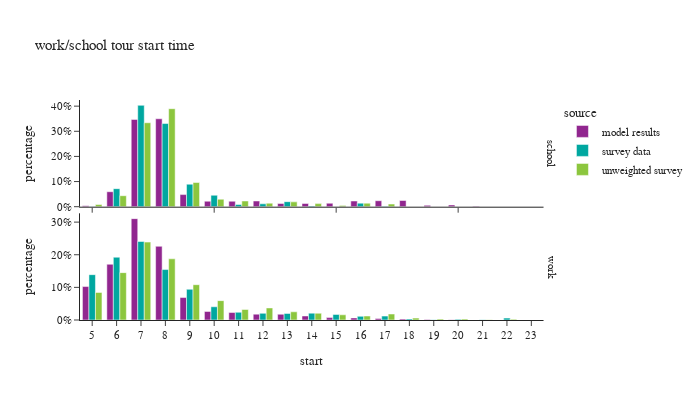

The code cell stored with this chart in its notebook:
### Code cell
df_plot = ws_tour_data.groupby(['source','tour_type','start'])[['tour_weight']].sum().reset_index()
df_plot['percentage'] = df_plot.groupby(['tour_type','source'], group_keys=False)['tour_weight']. \
    apply(lambda x: x / float(x.sum()))

fig = px.bar(df_plot, x="start", y="percentage", color="source",barmode="group",
             facet_row='tour_type',
             title="work/school tour start time")
fig.for_each_annotation(lambda a: a.update(text = a.text.split("=")[-1]))
fig.update_layout(height=400, width=700, yaxis1=dict(tickformat=".0%"), yaxis2=dict(tickformat=".0%", matches=None), xaxis=dict(dtick="1"))
fig.show()

### Figure 1 — Plotly figure (JSON) as saved in the notebook; plotly's stock layout.template omitted (floating-point values rounded to 4 significant figures)
{"data": [{"alignmentgroup": "True", "hovertemplate": "source=model results<br>tour_type=school<br>start=%{x}<br>percentage=%{y}<extra></extra>", "legendgroup": "model results", "marker": {"color": "#91268F", "pattern": {"shape": ""}}, "name": "model results", "offsetgroup": "model results", "orientation": "v", "showlegend": true, "textposition": "auto", "type": "bar", "x": [5.0, 6.0, 7.0, 8.0, 9.0, 10.0, 11.0, 12.0, 13.0, 14.0, 15.0, 16.0, 17.0, 18.0, 19.0, 20.0, 21.0, 22.0, 23.0], "xaxis": "x2", "y": [0.003654, 0.05959, 0.3472, 0.3498, 0.0482, 0.02176, 0.02163, 0.02272, 0.01283, 0.01286, 0.01377, 0.02262, 0.02376, 0.02464, 0.005376, 0.007017, 0.002276, 7.249e-05, 0.0001985], "yaxis": "y2"}, {"alignmentgroup": "True", "hovertemplate": "source=model results<br>tour_type=work<br>start=%{x}<br>percentage=%{y}<extra></extra>", "legendgroup": "model results", "marker": {"color": "#91268F", "pattern": {"shape": ""}}, "name": "model results", "offsetgroup": "model results", "orientation": "v", "showlegend": false, "textposition": "auto", "type": "bar", "x": [5.0, 6.0, 7.0, 8.0, 9.0, 10.0, 11.0, 12.0, 13.0, 14.0, 15.0, 16.0, 17.0, 18.0, 19.0, 20.0, 21.0, 22.0, 23.0], "xaxis": "x", "y": [0.1025, 0.1709, 0.3107, 0.2258, 0.06881, 0.02626, 0.02286, 0.01793, 0.01767, 0.01235, 0.007303, 0.006503, 0.004438, 0.002947, 0.001748, 0.001001, 0.0002944, 3.68e-05, 3.501e-05], "yaxis": "y"}, {"alignmentgroup": "True", "hovertemplate": "source=survey data<br>tour_type=school<br>start=%{x}<br>percentage=%{y}<extra></extra>", "legendgroup": "survey data", "marker": {"color": "#00A7A0", "pattern": {"shape": ""}}, "name": "survey data", "offsetgroup": "survey data", "orientation": "v", "showlegend": true, "textposition": "auto", "type": "bar", "x": [5.0, 6.0, 7.0, 8.0, 9.0, 10.0, 11.0, 12.0, 13.0, 14.0, 15.0, 16.0, 17.0], "xaxis": "x2", "y": [0.0007512, 0.07174, 0.4032, 0.3308, 0.08945, 0.04552, 0.008743, 0.01144, 0.02001, 0.00273, 8.173e-05, 0.01409, 0.001418], "yaxis": "y2"}, {"alignmentgroup": "True", "hovertemplate": "source=survey data<br>tour_type=work<br>start=%{x}<br>percentage=%{y}<extra></extra>", "legendgroup": "survey data", "marker": {"color": "#00A7A0", "pattern": {"shape": ""}}, "name": "survey data", "offsetgroup": "survey data", "orientation": "v", "showlegend": false, "textposition": "auto", "type": "bar", "x": [5.0, 6.0, 7.0, 8.0, 9.0, 10.0, 11.0, 12.0, 13.0, 14.0, 15.0, 16.0, 17.0, 18.0, 19.0, 20.0, 21.0, 22.0, 23.0], "xaxis": "x", "y": [0.1389, 0.1924, 0.2405, 0.1546, 0.09409, 0.04054, 0.02366, 0.02045, 0.02003, 0.02096, 0.01709, 0.01126, 0.01195, 0.003352, 0.001025, 0.002081, 0.001003, 0.00583, 0.0001999], "yaxis": "y"}, {"alignmentgroup": "True", "hovertemplate": "source=unweighted survey<br>tour_type=school<br>start=%{x}<br>percentage=%{y}<extra></extra>", "legendgroup": "unweighted survey", "marker": {"color": "#8CC63E", "pattern": {"shape": ""}}, "name": "unweighted survey", "offsetgroup": "unweighted survey", "orientation": "v", "showlegend": true, "textposition": "auto", "type": "bar", "x": [5.0, 6.0, 7.0, 8.0, 9.0, 10.0, 11.0, 12.0, 13.0, 14.0, 15.0, 16.0, 17.0], "xaxis": "x2", "y": [0.008741, 0.04371, 0.3339, 0.3899, 0.09615, 0.02972, 0.02273, 0.01399, 0.01923, 0.01224, 0.005245, 0.01399, 0.01049], "yaxis": "y2"}, {"alignmentgroup": "True", "hovertemplate": "source=unweighted survey<br>tour_type=work<br>start=%{x}<br>percentage=%{y}<extra></extra>", "legendgroup": "unweighted survey", "marker": {"color": "#8CC63E", "pattern": {"shape": ""}}, "name": "unweighted survey", "offsetgroup": "unweighted survey", "orientation": "v", "showlegend": false, "textposition": "auto", "type": "bar", "x": [5.0, 6.0, 7.0, 8.0, 9.0, 10.0, 11.0, 12.0, 13.0, 14.0, 15.0, 16.0, 17.0, 18.0, 19.0, 20.0, 21.0, 22.0, 23.0], "xaxis": "x", "y": [0.08444, 0.1451, 0.2387, 0.1875, 0.1082, 0.05934, 0.03221, 0.03696, 0.02509, 0.02068, 0.01594, 0.01221, 0.01831, 0.005765, 0.002713, 0.003052, 0.001017, 0.002374, 0.0003391], "yaxis": "y"}], "layout": {"annotations": [{"font": {}, "showarrow": false, "text": "work", "textangle": 90, "x": 0.98, "xanchor": "left", "xref": "paper", "y": 0.2425, "yanchor": "middle", "yref": "paper"}, {"font": {}, "showarrow": false, "text": "school", "textangle": 90, "x": 0.98, "xanchor": "left", "xref": "paper", "y": 0.7575, "yanchor": "middle", "yref": "paper"}], "barmode": "group", "height": 400, "legend": {"title": {"text": "source"}, "tracegroupgap": 0}, "title": {"text": "work/school tour start time"}, "width": 700, "xaxis": {"anchor": "y", "domain": [0.0, 0.98], "dtick": "1", "title": {"text": "start"}}, "xaxis2": {"anchor": "y2", "domain": [0.0, 0.98], "matches": "x", "showticklabels": false}, "yaxis": {"anchor": "x", "domain": [0.0, 0.485], "tickformat": ".0%", "title": {"text": "percentage"}}, "yaxis2": {"anchor": "x2", "domain": [0.515, 1.0], "tickformat": ".0%", "title": {"text": "percentage"}}}}
